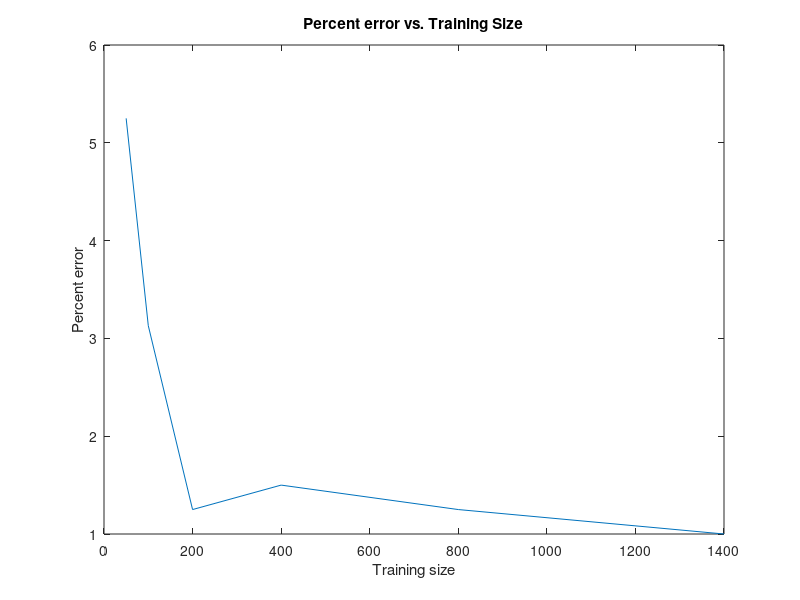

This figure's MATLAB source:
x = [50, 100, 200, 400, 800, 1400];
accuracy = [94.75, 96.87, 98.75, 98.5, 98.75, 99];
errors = 100 - accuracy;
c = plot(x, errors);
title('Percent error vs. Training Size');
xlabel('Training size');
ylabel('Percent error');
saveas(c, 'q_4.png', 'png');